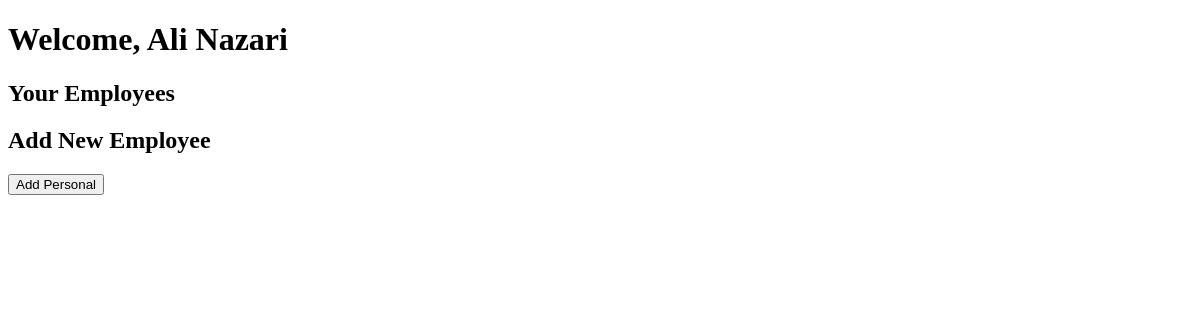
The page /office_manager/ (signed in) on the database as committed earlier.
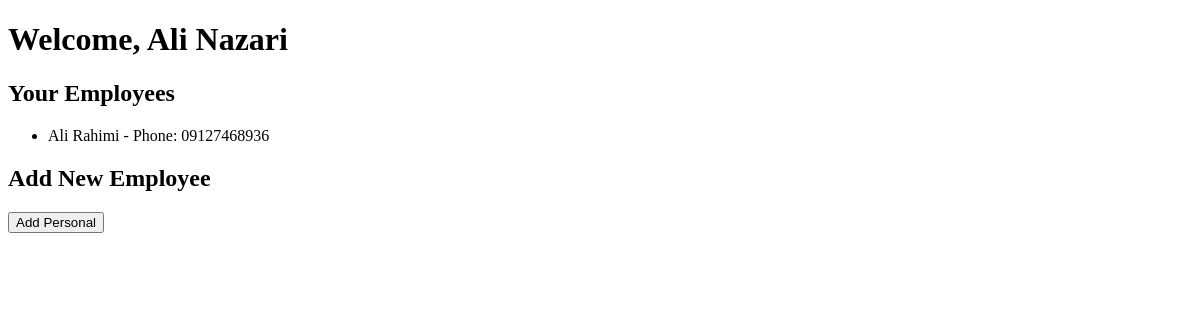
The same page on the database as committed later.
### daftarMain/models.py (models this page shows, shortened)
class OfficeManager(models.Model):
    user = models.OneToOneField(User, on_delete=models.CASCADE, null=True, blank=True) # remove null, blank = true
    first_name = models.CharField(max_length=30)
    last_name = models.CharField(max_length=30)
    phone = models.CharField(max_length=15, unique=True)
    birth_date = models.DateField(null=True, blank=True)
    code_meli = models.CharField(max_length=10, null=True, blank=True)

class OfficeUser(models.Model):
    user = models.OneToOneField(User, on_delete=models.CASCADE, null=True, blank=True) # remove null, blank = true
    first_name = models.CharField(max_length=30)
    last_name = models.CharField(max_length=30)
    phone = models.CharField(max_length=15, unique=True)
    home_phone = models.CharField(max_length=15, unique=True, null=True, blank=True)
    birth_date = models.DateField(null=True, blank=True)
    code_meli = models.CharField(max_length=10)
    office_admin = models.ForeignKey(OfficeManager, on_delete=models.CASCADE, null=True, blank=True) # remove null, blank = true
    staff_number = models.CharField(max_length=20, unique=True, null=True, blank=True)
    staff_pic = models.ImageField(upload_to='staff_pics/', null=True, blank=True)
    address = models.TextField(null=True, blank=True)

### daftarMain/views.py (the view)
# urls.py: path('office_manager/', views.office_manager_page, name='office_manager_page'),
@login_required
def office_manager_page(request):
    office_manager = get_object_or_404(OfficeManager, user=request.user)
    employees = OfficeUser.objects.filter(office_admin=office_manager)
    if request.method == "POST":
        form = OfficeUserForm(request.POST)
        if form.is_valid():
            office_user = form.save(commit=False)
            office_user.office_admin = office_manager
            office_user.save()
            office_user.user = User.objects.create_user(
                username=office_user.phone,
                password=office_user.code_meli
            )
            office_user.save()
            return redirect('office_manager_page')
    else:
        form = OfficeUserForm()
    context = {
        'office_manager': office_manager,
        'employees': employees,
        'form': form,
    }
    return render(request, 'office_manager_page.html', context)

### daftarMain/templates/office_manager_page.html (shortened to what this page needs)
<!DOCTYPE html>
<html lang="en">
<head>
</head>
<body>
    <h1>Welcome, {{ office_manager.first_name }} {{ office_manager.last_name }}</h1>
    <h2>Your Employees</h2>
    <ul>
        {% for employee in employees %}
            <li>{{ employee.first_name }} {{ employee.last_name }} - Phone: {{ employee.phone }}</li>
        {% endfor %}
    </ul>
    <h2>Add New Employee</h2>
    <a href="{% url 'add_office_user' %}">
        <button type="button">Add Personal</button>
    </a>
</body>
</html>

Rows that differ between the two databases and show on the page:
now on this page (row edited): OfficeUser: first_name "Ali", last_name "Rahimi", phone "09127468936"
